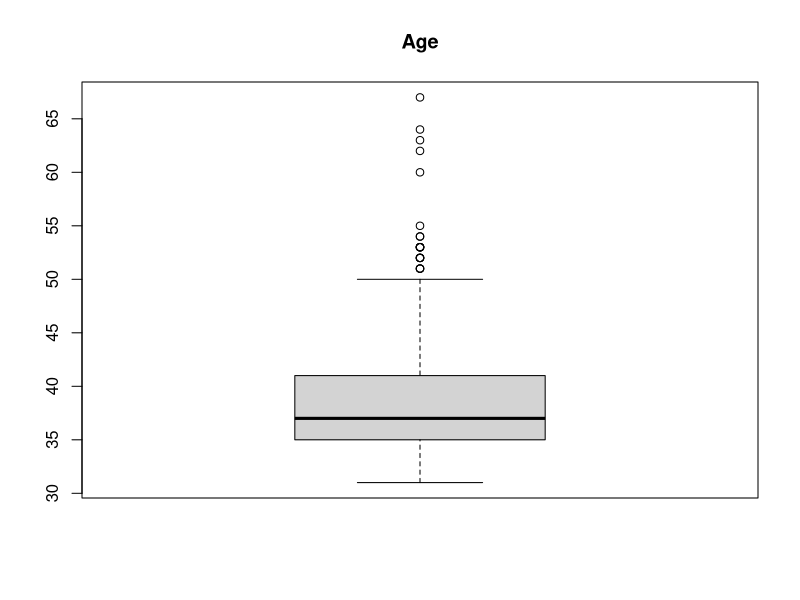
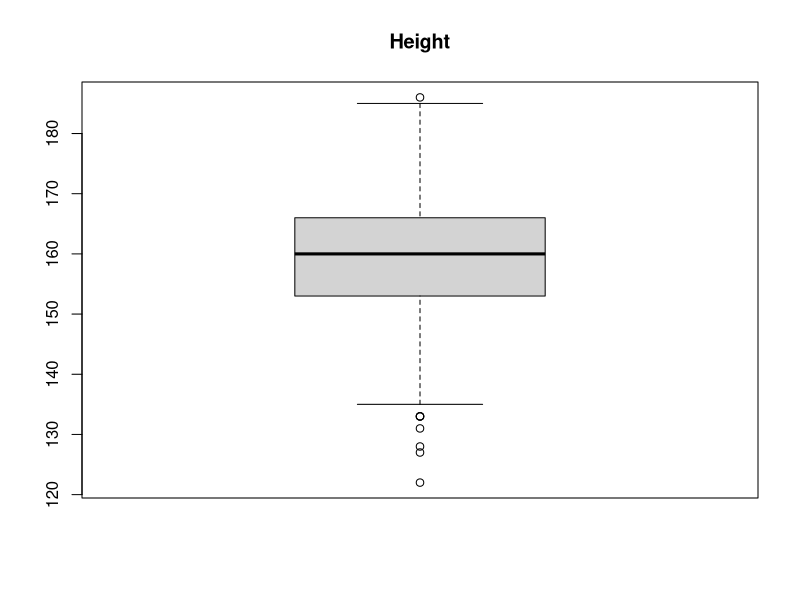
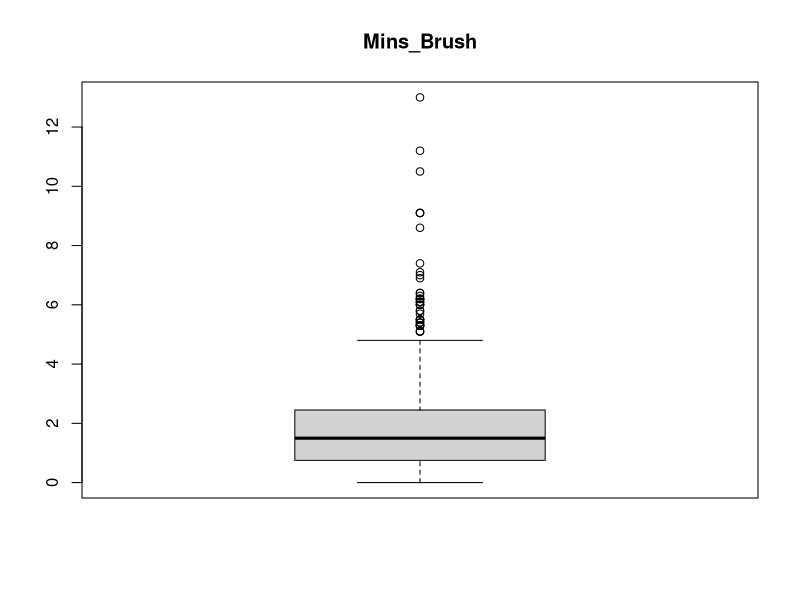
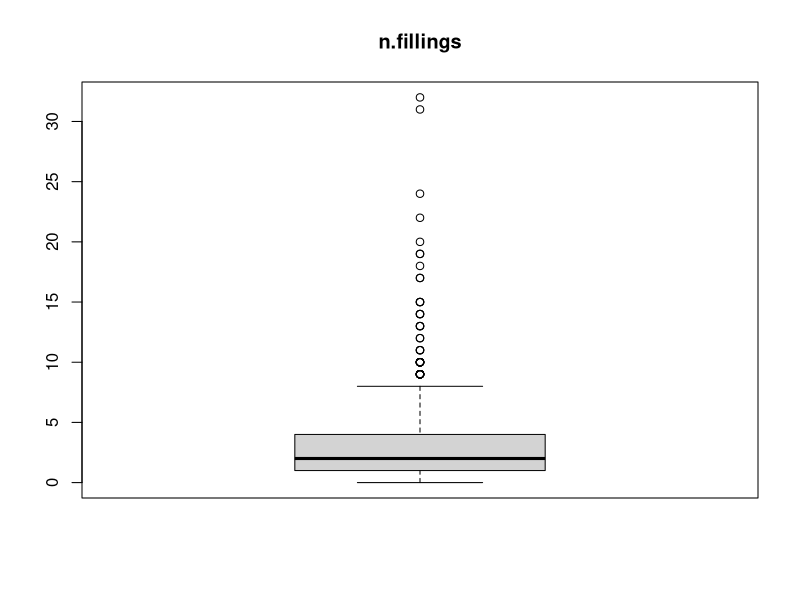
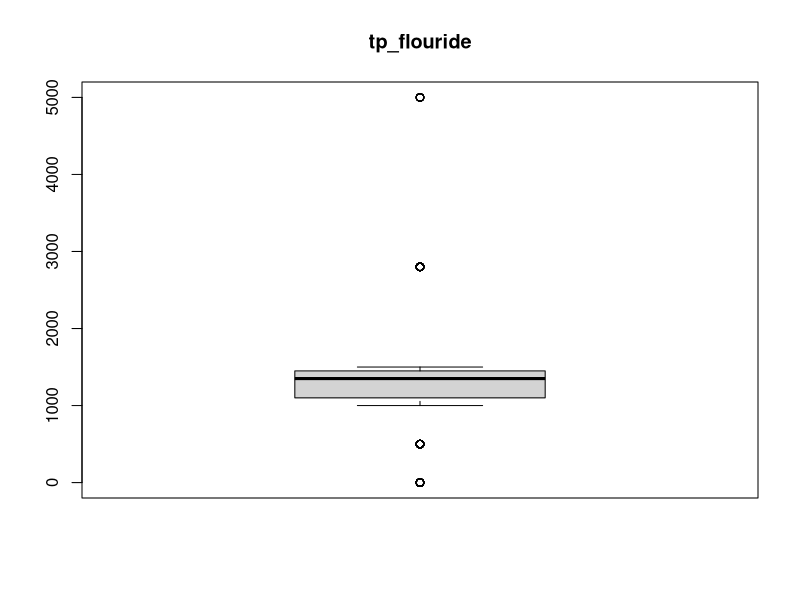
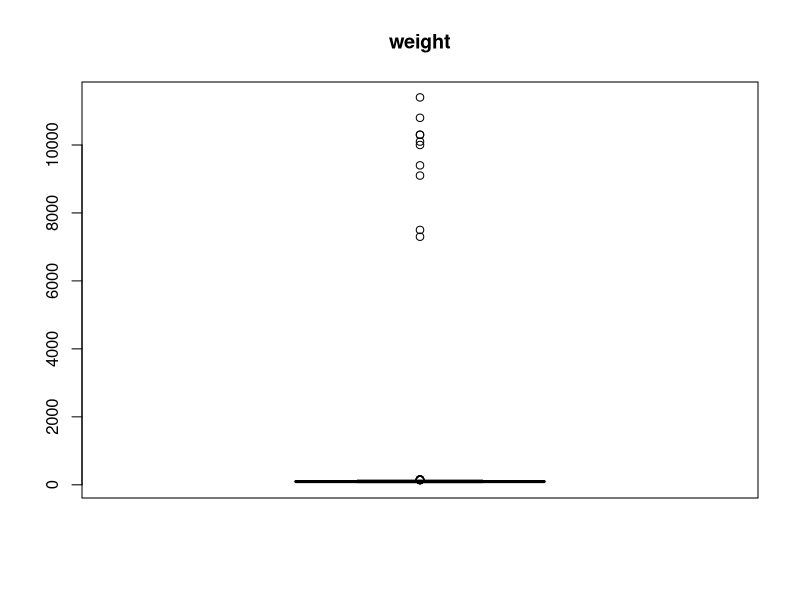
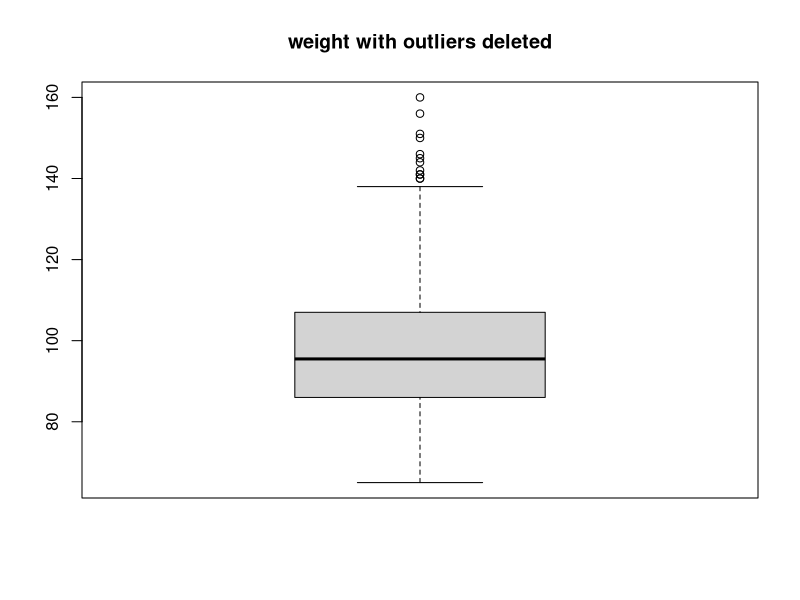
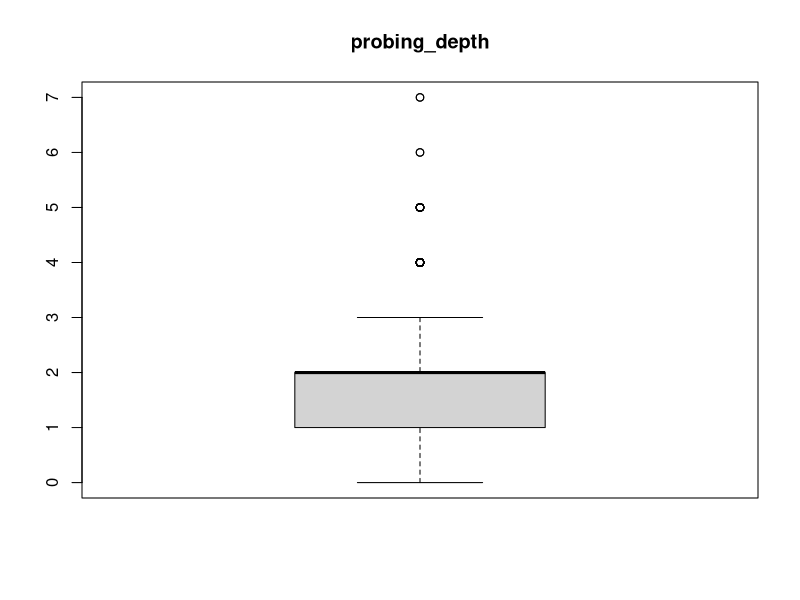

Here is the R script that generated these plots, in order:
library(fBasics)

dental = read.csv("perio_study.csv")

#### Find all data classes - assumes data class is uniform for entire col ###########################################

dental_classes = data.frame() # Initiate empty dataframe
NA_locs = data.frame() # Initiate empty dataframe

for (i in 1:ncol(dental))
  dental_classes[2,i] = class(dental[1,i])
  dental_classes[1,] = colnames(dental)

# Equivalent to str()
str(dental)  

# Find the NAs in data
for (i in 1:ncol(dental))
  NA_locs = c(NA_locs, (length(which(is.na(dental[,i])))))

# Equivalent to summary()
summary(dental) # There are 688 NAs in gum_disease and 6 NAs in tp_fluoride

#### Get general stats of the data - For continuous variables ###############################################################
Sum_data = basicStats(dental[,c(2,5,6,8,11,14,15)])[c("Mean", "Stdev", "Median", "Minimum", "Maximum", "nobs"),] # use this method so values can be called later if required


boxplot(dental$age, main = "Age") ### lots of people in their 30s
boxplot(dental[,5], main = "Height")
boxplot(dental[,6], main = "Mins_Brush") ### 13 mins a day???
boxplot(dental[,8], main = "n.fillings")
boxplot(dental[,11], main = "tp_flouride")
boxplot(dental[,14], main = "weight") ### some very fat people are ruining the plot
boxplot(dental[(dental$weight<250),14],main = "weight with outliers deleted") 
boxplot(dental[,15], main = "probing_depth")


length(unique(dental$alcohol)) ### need to spell check
plot(as.factor(dental$gum_disease)) #### need to put NAs as 0
plot(as.factor(dental$mouthwash)) ##20% use MW
plot(as.factor(dental$sex)) ### well balanced
plot(as.factor(dental$smoke)) ### 20% smoke!
plot(as.factor(dental$typ2_diabetes))
plot(as.factor(dental$water_fluor)) ## very low - 10%




length(which(dental$tp_fluoride==0))/length(dental$tp_fluoride) *100 ### 95% of toothpastes have flouride

#### Data Cleaning ##############################################################################################
clean_d = dental # Make a copy of the initial df

## Change gum disease NAs to 0
for (i in 1:length(clean_d$gum_disease))
  if (is.na(clean_d$gum_disease[i])) {clean_d$gum_disease[i] = 0}

plot(as.factor(clean_d$gum_disease))


### Delete outlier weights (10)
basicStats(dental[which(dental$weight>250), c(2,5,6,8,11,14,15)])[c("Mean", "Stdev", "Median", "Minimum", "Maximum", "nobs"),] 
## basic stats show no significant dif to rest of the data

clean_d = clean_d[-which(dental$weight>250),] ###delete the fatties

#### Reduce alcohol co to 0 for non/low and 1 for high
clean_d$alcohol = as.character(clean_d$alcohol)
for (i in 1:length(clean_d$alcohol))
  if (clean_d$alcohol[i] != "light/none" || clean_d$alcohol[i] != "heavy"){
     if (substring(clean_d$alcohol[i],1,1) == "h") {clean_d$alcohol[i] = 1 }
      else{
        clean_d$alcohol[i] = 0
     }}

plot(as.factor(clean_d$alcohol))

### delete  NAs in flouride_level(6)

clean_d = clean_d[-which(is.na(clean_d$tp_fluoride)),]

# Delete 1st column containing row numbers
clean_d$X = NULL

########### Data Exploration ############


mosaicplot(table(clean_d$alcohol, clean_d$mouthwash))
mosaicplot(table(clean_d$alcohol, clean_d$sex))
mosaicplot(table(clean_d$alcohol, clean_d$smoke))
mosaicplot(table(clean_d$alcohol, clean_d$typ2_diabetes))
mosaicplot(table(clean_d$alcohol, clean_d$water_fluor))

mosaicplot(table(clean_d$mouthwash, clean_d$sex))
mosaicplot(table(clean_d$mouthwash, clean_d$smoke))
mosaicplot(table(clean_d$mouthwash, clean_d$typ2_diabetes))
mosaicplot(table(clean_d$mouthwash, clean_d$water_fluor))

mosaicplot(table(clean_d$sex, clean_d$smoke))
mosaicplot(table(clean_d$sex, clean_d$typ2_diabetes))
mosaicplot(table(clean_d$sex, clean_d$water_fluor))

mosaicplot(table(clean_d$smoke, clean_d$typ2_diabetes))
mosaicplot(table(clean_d$smoke, clean_d$water_fluor))

mosaicplot(table(clean_d$typ2_diabetes, clean_d$water_fluor))

# Write clean_d
write.csv(clean_d, "clean_d.csv", row.names = F)
############### Data transformations ####################
# Create a new df
trans_d = clean_d

# BMI - Combine weight-height

trans_d$BMI = trans_d$weight /((trans_d$height/100)^2) 
boxplot(trans_d$BMI)

# Remove height and weight 
trans_d$height = NULL
trans_d$weight = NULL

# Flouride*brush mins

trans_d$Flmins = trans_d$tp_fluoride * trans_d$mins_brushing
boxplot(trans_d$Flmins)

# Remove tp_fluoride and mins_brushing
trans_d$tp_fluoride = NULL
trans_d$mins_brushing = NULL


# Have gum disease or not - Transform dependent variable gum_disease to two-level variable. Now we have a binomial problem
for (i in 1:length(trans_d$gum_disease))
  if (trans_d$gum_disease[i] >0) {trans_d$gumd_binary[i] = 1
  } else{
    trans_d$gumd_binary[i] = 0
  }
plot(as.factor(trans_d$gumd_binary))

# Remove gum_disease
trans_d$gum_disease = NULL

# How many are recorded as having gum disease but have p depth less than 3mm
nrow(trans_d[trans_d$gumd_binary == 1 & trans_d$probing_depth< 3, ]) # 127

# How many are recorded as having gum disease but have p depth less than 3mm
nrow(trans_d[trans_d$gumd_binary == 1 & trans_d$tp_fluoride < 1000, ]) # 0

# Save trans_d
write.csv(trans_d, "trans_d.csv", row.names = F)
